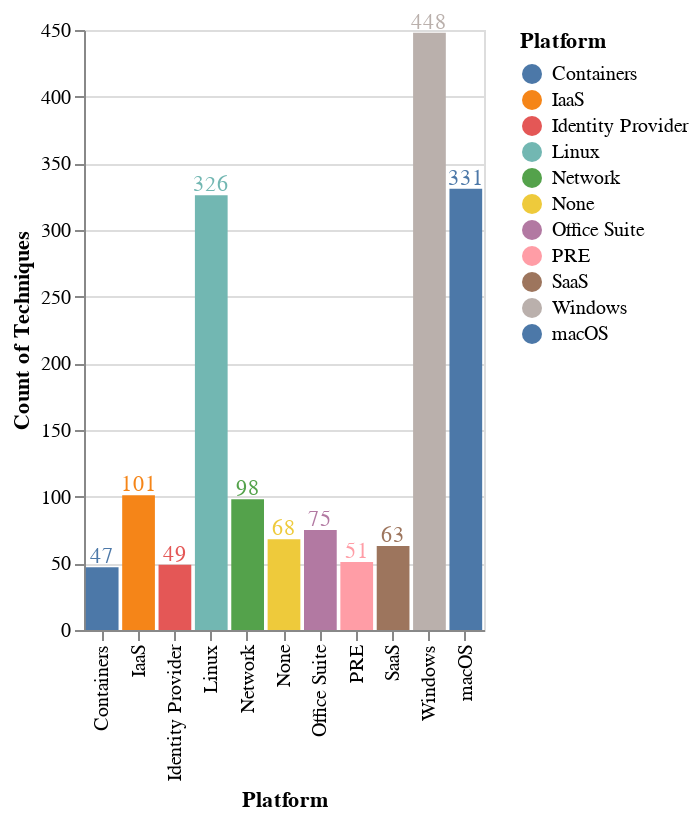

The code cell stored with this chart in its notebook:
### Markdown cell above
Let's create a visualization to show the number of techniques grouped by platform:

### Code cell
platform_distribution = pandas.DataFrame({
    'Platform': list(techniques_platform_2.groupby(['platform'])['platform'].count().keys()),
    'Count of Techniques': techniques_platform_2.groupby(['platform'])['platform'].count().tolist()})
bars = alt.Chart(platform_distribution,height=300).mark_bar().encode(x ='Platform',y='Count of Techniques',color='Platform').properties(width=200)
text = bars.mark_text(align='center',baseline='middle',dx=0,dy=-5).encode(text='Count of Techniques')
bars + text

### Figure 1 — Vega-Lite specification as saved in the notebook (floating-point values rounded to 4 significant figures)
{"config": {"view": {"continuousWidth": 300, "continuousHeight": 300}}, "layer": [{"mark": {"type": "bar"}, "encoding": {"color": {"field": "Platform", "type": "nominal"}, "x": {"field": "Platform", "type": "nominal"}, "y": {"field": "Count of Techniques", "type": "quantitative"}}}, {"mark": {"type": "text", "align": "center", "baseline": "middle", "dx": 0, "dy": -5}, "encoding": {"color": {"field": "Platform", "type": "nominal"}, "text": {"field": "Count of Techniques", "type": "quantitative"}, "x": {"field": "Platform", "type": "nominal"}, "y": {"field": "Count of Techniques", "type": "quantitative"}}}], "data": {"name": "data-f90de98b215f978e795395374c302d2a"}, "height": 300, "width": 200, "$schema": "https://vega.github.io/schema/vega-lite/v5.20.1.json", "datasets": {"data-f90de98b215f978e795395374c302d2a": [{"Platform": "Containers", "Count of Techniques": 47}, {"Platform": "IaaS", "Count of Techniques": 101}, {"Platform": "Identity Provider", "Count of Techniques": 49}, {"Platform": "Linux", "Count of Techniques": 326}, {"Platform": "Network", "Count of Techniques": 98}, {"Platform": "None", "Count of Techniques": 68}, {"Platform": "Office Suite", "Count of Techniques": 75}, {"Platform": "PRE", "Count of Techniques": 51}, {"Platform": "SaaS", "Count of Techniques": 63}, {"Platform": "Windows", "Count of Techniques": 448}, {"Platform": "macOS", "Count of Techniques": 331}]}}
